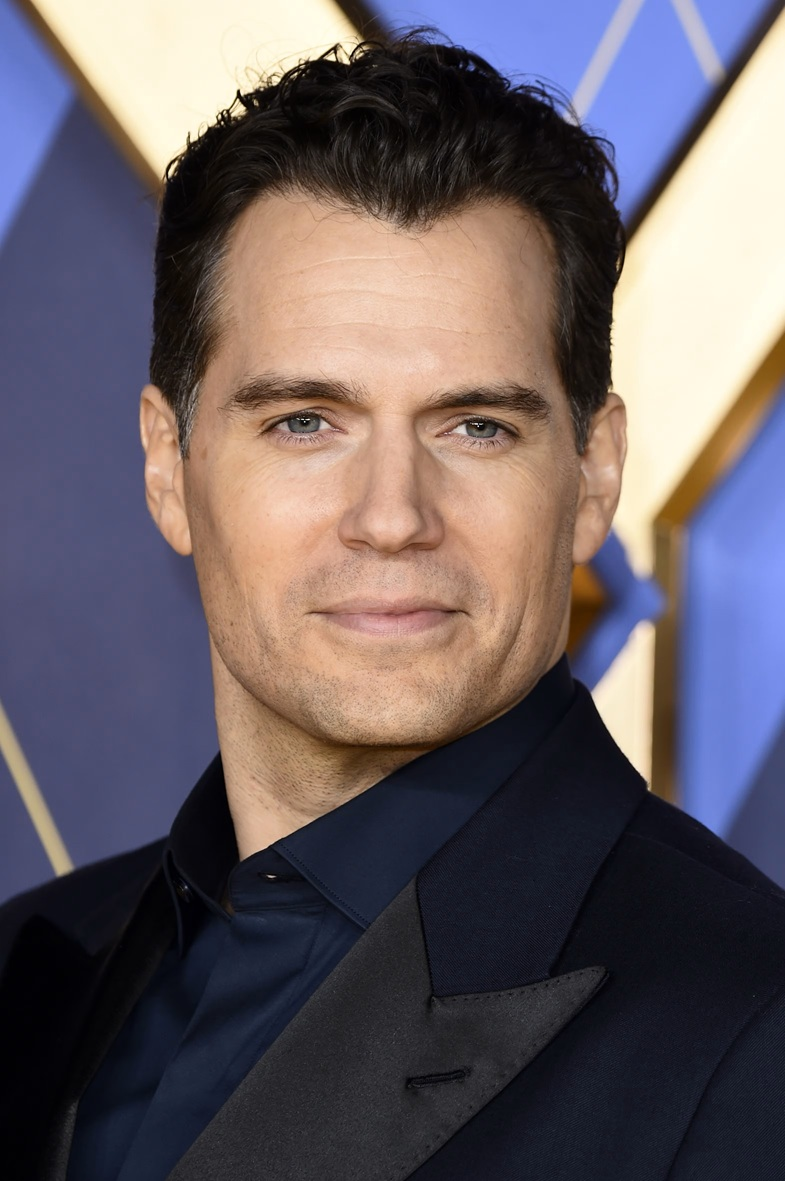
#> input picture PA 4/P13/papito.jpg, 785 x 1181 px
$ python programa.py
#> lines starting #> are read from the running program, lines starting #| are printed output that depends on the picture
import cv2
import numpy as np
imagen = cv2.imread("papito.jpg")
#> imagen is the input picture: shape (1181, 785, 3); mean B, G, R 98.9, 93, 102.2


h, w, c = imagen.shape
#> h = 1181; w = 785; c = 3

otra_imagen = np.zeros((h,w), np.uint8)

for f in range(h):
    for c in range(w):
        otra_imagen[f,c] = np.average(imagen[f,c])
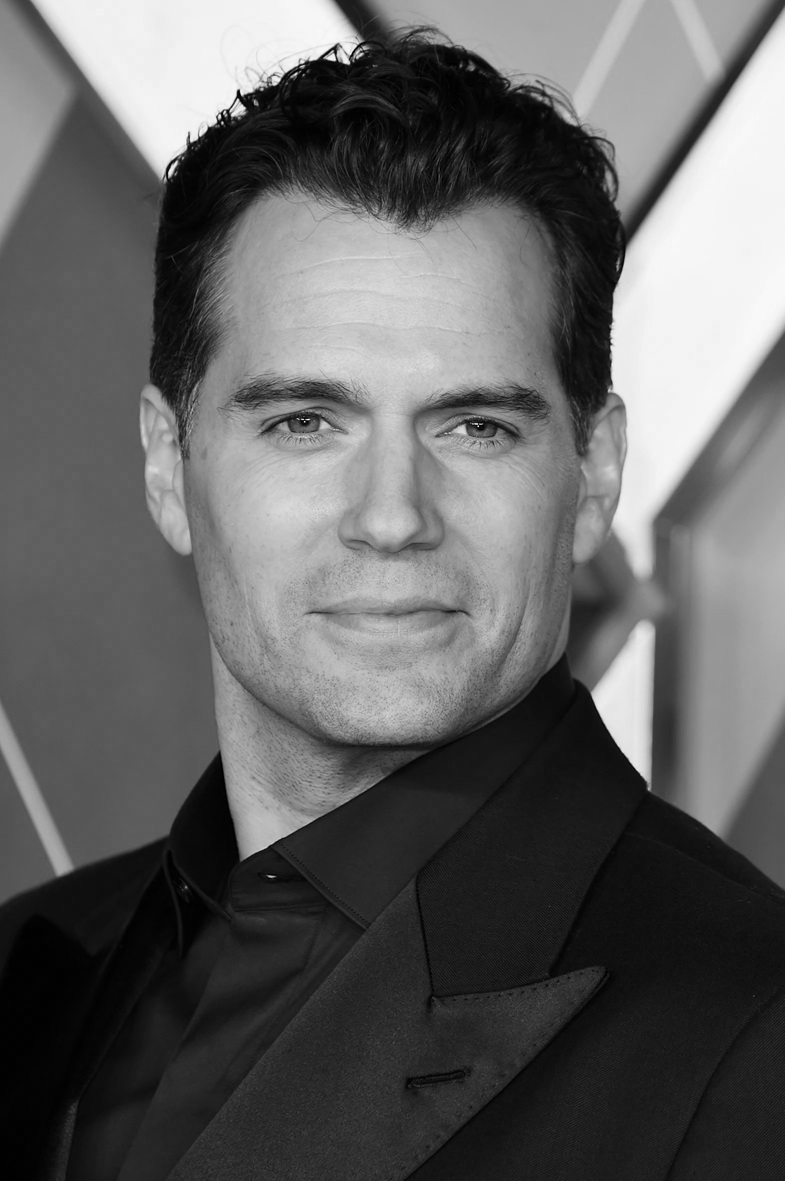
#> otra_imagen: shape (1181, 785); min 0, max 251, mean 97.7

#imagen = cv2.cvtColor(imagen, cv2.COLOR_BGR2RGB)
cv2.imshow("Papucho", imagen)
cv2.imshow("Otro Papucho", otra_imagen)
cv2.waitKey(0)
